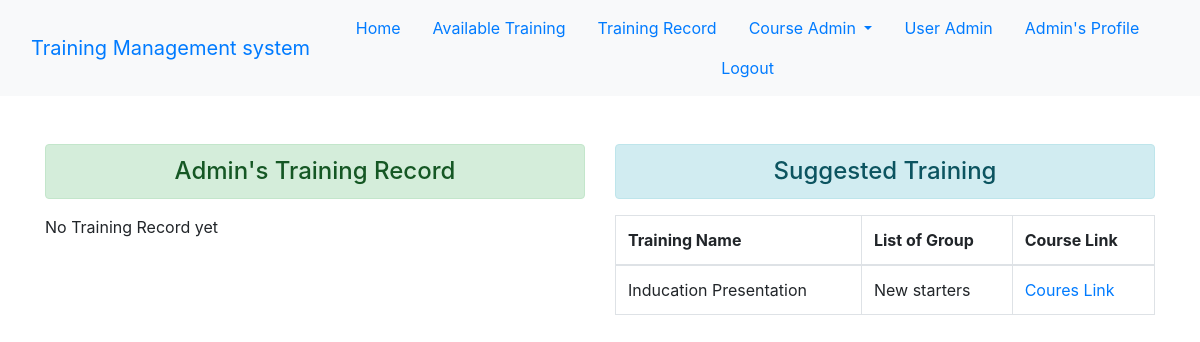
The app's page / (signed in) with its own data.
### courseapp/models.py (models this page shows, shortened)
class CourseGroupSyllabus(models.Model):
    course_id = models.ForeignKey("CourseDetails", verbose_name="Course Id", on_delete=models.CASCADE)
    course_group_id = models.ForeignKey("CourseGroup", verbose_name="Group Id", on_delete=models.CASCADE)
    course_interval = models.IntegerField(choices=CourseInterval.choices(), default = CourseInterval.ONE_OFF )
    course_mandatory = models.BooleanField(default=False)

class CourseDetails(models.Model):
    course_name = models.CharField(max_length=100, unique=True, blank=False)
    course_link = models.URLField(verbose_name="Course Link", max_length=1000, unique=True, blank=False)
    course_desc = models.TextField(blank=True)
    def __str__(self):
        return self.course_name

class CourseGroup(models.Model):
    group_name = models.CharField(max_length=25)
    group_desc = models.CharField(max_length=255, blank=True)
    def __str__(self):
        return self.group_name

### enrollapp/views.py (the view, shortened to what this page needs)
# urls.py: 2. Add a URL to urlpatterns:  path('', views.home, name='home')
def home(request):
    if request.user.is_authenticated:
        training = TrainingRecord.objects.filter(employee_id=request.user)
        if not training:
            newstartergroup = CourseGroup.objects.filter(group_name__icontains='New starters').all()
            suggestedCourses = CourseGroupSyllabus.objects.filter(course_group_id__in=newstartergroup)
        return render(request, 'enrollapp/home.html', {'training':training, 'courses':suggestedCourses})
    else:
        return HttpResponseRedirect('/login/')

### enrollapp/templates/enrollapp/home.html (shortened to what this page needs)
{% extends 'enrollapp/base.html' %}
{% load static%}
{% if user.is_authenticated %}
{%block content%}
        <div class="col-sm-6">
            <h4 class="text-center alert alert-success"> {{user.username}}'s Training Record </h4>
            {% if training%}
            <table class="table table-hover table-bordered">
                <thead>
                    <tr>
                        {% comment %} <th scope="col"> ID</th> {% endcomment %}
                        <th scope="col">Training Name </th>
                        <th scope="col">Date of Completion </th>
                    </tr>
                </thead>
                <tbody>
                    {% for tr in training%}
                    <tr>
                        {% comment %} <td scope="row">{{tr.id}}</td> {% endcomment %}
                        <td scope="row">{{tr.training_id}}</td>
                        <td scope="row">{{tr.completed_on}}</td>
                    </tr>
                    {% endfor %}
                </tbody>
            </table>
        {% else %}
         <p> No Training Record yet </p>
        {% endif %}
        </div>
        <div class="col-sm-6">
            <h4 class="text-center alert alert-info"> Suggested Training </h4>
            {% if courses%}
            <table class="table table-hover table-bordered">
                <thead>
                    <tr>
                        <th scope="col">Training Name </th>
                        <th scope="col">List of Group </th>
                        <th scope="col">Course Link</th>
                    </tr>
                </thead>
                <tbody>
                    {% for crse in courses%}
                    <tr>
                        <td scope="row">{{crse.course_id}}</td>
                        <td scope="row">{{crse.course_group_id}}</td>
                        <td scope="row"><a href="{{crse.course_id.course_link}}" target="_blank">Coures Link</a> </td>
                    </tr>
                    {% endfor %}
                </tbody>
            </table>
        {% endif %}
        </div>
{% endblock content%}
{%endif%}

### enrollapp/templates/enrollapp/navbar.html (shortened to what this page needs)
{% if user.is_authenticated  %}
<nav class="navbar navbar-expand-lg bg-body-tertiary bg-light" style="background-color: #e3f2fd;">
  <div class="container-fluid">
    <a class="navbar-brand" href="{% url 'home'%}">Training Management system</a>
    <div class="collapse navbar-collapse" id="navbarNavDropdown">
      <ul class="nav justify-content-center">
        <li class="nav-item">
          <a class="nav-link active" aria-current="page" href="{% url 'home'%}">Home</a>
        </li>
        <li class="nav-item">
          <a class="nav-link" href="{% url 'show_availtraining'%}">Available Training</a>
        </li>
        <li class="nav-item">
          <a class="nav-link" href="{% url 'show_trainingrecord'%}">Training Record</a>
        </li>
        {% if user.is_superuser %}
        <li class="nav-item dropdown">
          <a class="nav-link dropdown-toggle" href="#" role="button" data-toggle="dropdown" aria-haspopup="true" aria-expanded="false">
           Course Admin
          </a>
        </li>
        <li class="nav-item">
          <a class="nav-link" href="{% url 'userdetail'%}">User Admin</a>
        </li>
        {% endif %}
        <li class="nav-item">
          <a class="nav-link" href="{% url 'profile'%}">{{user.username}}'s Profile</a>
        </li>
        <li class="nav-item">
          <a class="nav-link" href="{% url 'logout'%}">Logout</a>
        </li>
      </ul>
    </div>
  </div>
</nav>
    {% endif %}

### records on screen
CourseGroupSyllabus: course_id "Inducation Presentation", course_group_id "New starters"

### other values on screen
{{ user.username }} "Admin"
